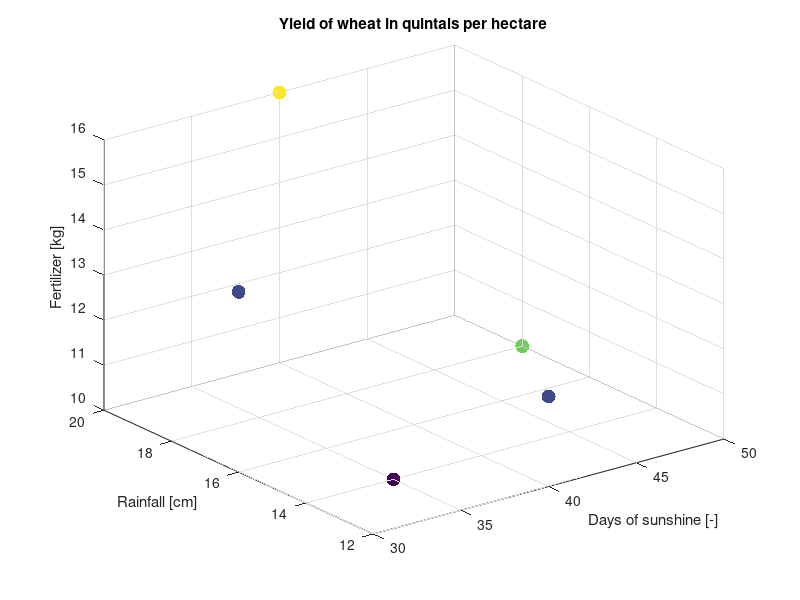

MATLAB code to generate this figure: (Note: this script raises an error after producing the figure.)
clear all;

y = [28 ; 30 ; 21 ; 23 ; 23]; % yield of field
x = [
    1 50 18 10 ; 
    1 40 20 16 ; 
    1 35 14 10 ;  
    1 40 12 12 ; 
    1 30 16 14];
t1  = tic
a = inv(x'*x)*x'*y
t1 = toc(t1)
a = x\y

y = [28 30  21  23  23];
X1 = [50 40 35 40 30]
X2 = [18 20 14 12 16]
X3 = [10 16 10 12 14]
% yEst = [];
% yEst = x*a
% 
% S = [length(y) sum(x(:,2)) sum(x(:,3)) sum(x(:,4)); 
%     sum(x(:,2)) sum(x(:,2).^2) sum(x(:,3).^2) sum(x(:,4).^2) ];
% Y  = sum()
%yEst2 = inv(S)*Y


% nsIdx = Smoker == 0;
% smIdx = Smoker == 1;
y2 = x*a

% Plot 3D scatter plot
figure(1)
scatter3(X1, X2, X3, 100, y, 'filled');
xlabel('Days of sunshine [-]');
ylabel('Rainfall [cm]');
zlabel('Fertilizer [kg]');
title('Yield of wheat in quintals per hectare');
subtitle("Data")
colorbar;
% Add text labels for y values
for i = 1:numel(y)
    text(X1(i), X2(i), X3(i), sprintf('%.2f', y(i)), 'FontSize', 12, 'HorizontalAlignment', 'left', 'VerticalAlignment', 'baseline');
end
figure(2)
% Plot 3D scatter plot
scatter3(X1, X2, X3, 100, y2, 'filled');
xlabel('Days of sunshine [-]');
ylabel('Rainfall [cm]');
zlabel('Fertilizer [kg]');
title('Yield of wheat in quintals per hectare');
subtitle("Approximation")
colorbar;
for i = 1:numel(y)
    text(X1(i), X2(i), X3(i), sprintf('%.2f', y2(i)), 'FontSize', 12, 'HorizontalAlignment', 'left', 'VerticalAlignment', 'baseline');
end

